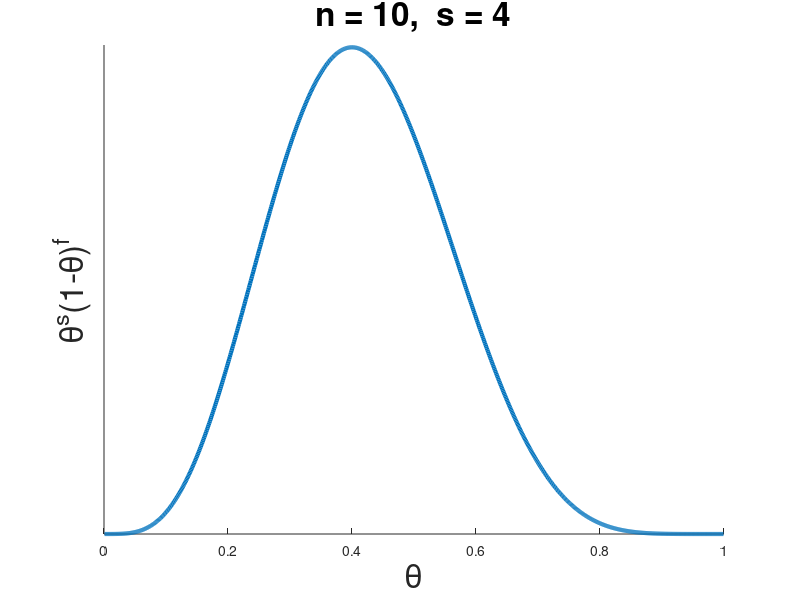
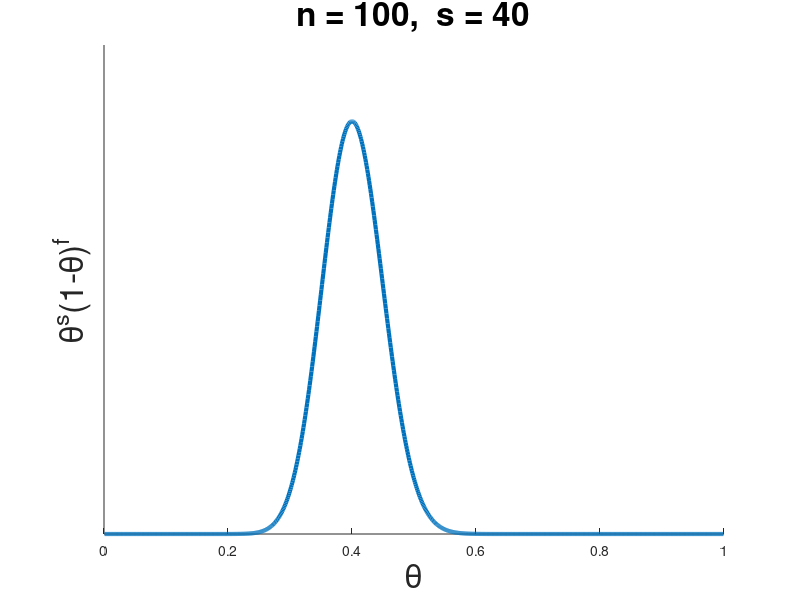
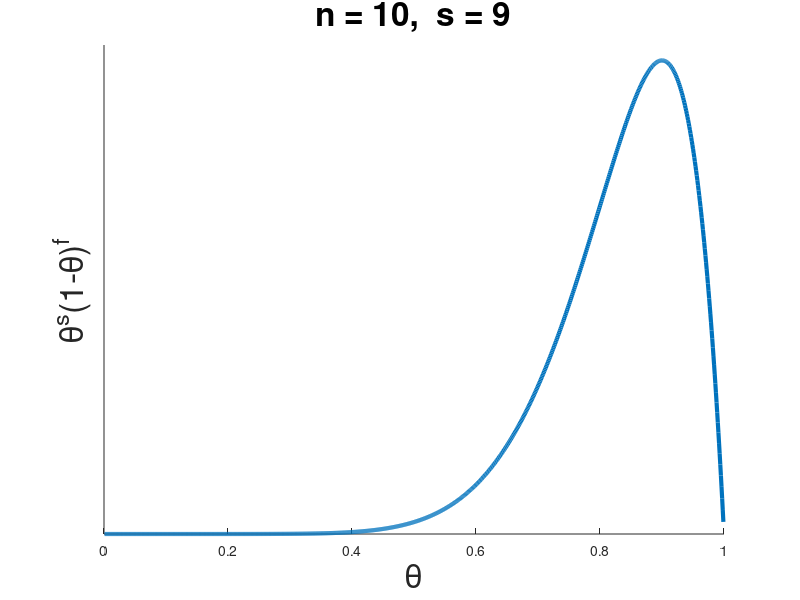
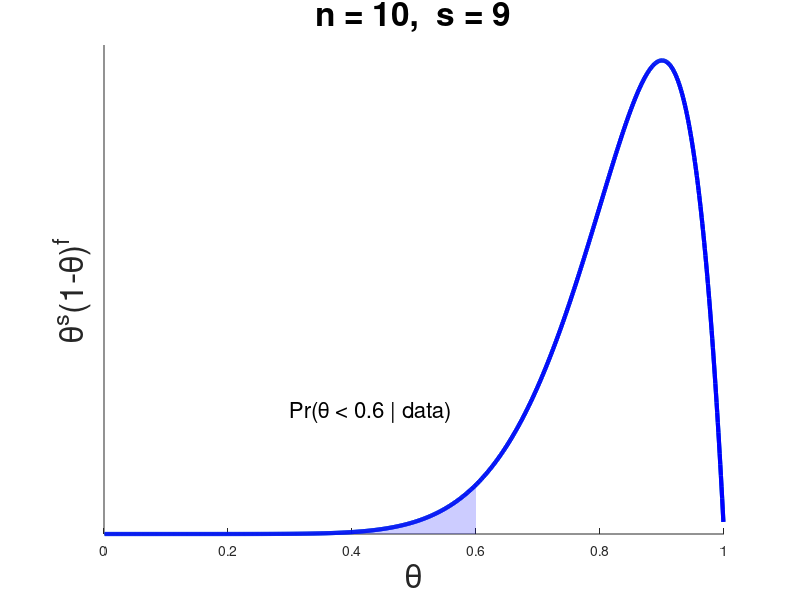

Here is the MATLAB script that generated these plots, in order:
theta = linspace(0.001,0.999,1000);
fontSize = 24;

figure
n = 10; s = 4;
plot(theta, theta.^s.*(1-theta).^(n-s), 'linewidth',3)
xlabel('\theta','fontsize',fontSize)
ylabel('\theta^s(1-\theta)^f','fontsize',fontSize)
set(gca,'ytick',[])
title('n = 10,  s = 4','fontsize',fontSize)
box off
print BernLike_n10s4 -depsc2

figure
n = 100; s = 40;
plot(theta, theta.^s.*(1-theta).^(n-s), 'linewidth',3)
xlabel('\theta','fontsize',fontSize)
ylabel('\theta^s(1-\theta)^f','fontsize',fontSize)
set(gca,'ytick',[])
title('n = 100,  s = 40','fontsize',fontSize)
box off
print BernLike_n100s40 -depsc2

figure
n = 10; s = 9;
plot(theta, theta.^s.*(1-theta).^(n-s), 'linewidth',3)
xlabel('\theta','fontsize',fontSize)
ylabel('\theta^s(1-\theta)^f','fontsize',fontSize)
set(gca,'ytick',[])
title('n = 10,  s = 9','fontsize',fontSize)
box off
print BernLike_n10s9 -depsc2


figure
n = 10; s = 9;
likelihood = theta.^s.*(1-theta).^(n-s);
plot(theta, likelihood, 'linewidth',3)
xlabel('\theta','fontsize',fontSize)
ylabel('\theta^s(1-\theta)^f','fontsize',fontSize)
set(gca,'ytick',[])
title('n = 10,  s = 9','fontsize',fontSize)
box off
hold on
index = theta<0.6;
handle = patch([theta(index),fliplr(theta(index))],[0*theta(index),fliplr(likelihood(index))],[0 0 1], 'facealpha',0.2, 'edgecolor','none');
plot(theta, likelihood, 'linewidth',3, 'color','b')
text(0.3,0.01,'Pr(\theta < 0.6 | data)','fontsize',16)

print BernLikeIntegrateTail -depsc2